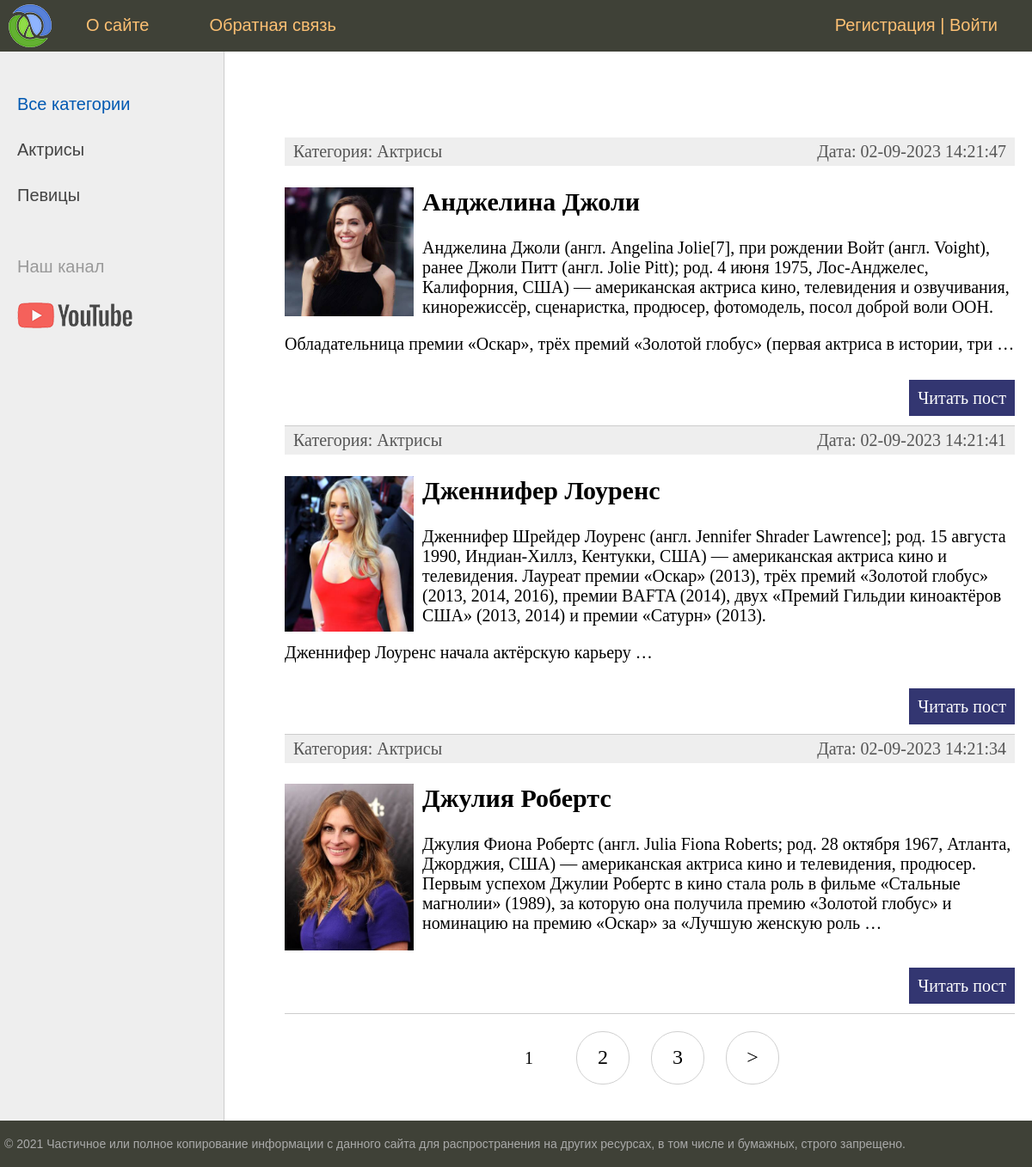
The page / on the database its author committed.
### women/models.py (models this page shows, shortened)
class Category(models.Model):
    name = models.CharField(max_length=100, db_index=True, verbose_name="Категория")
    slug = models.SlugField(max_length=100, unique=True, verbose_name="URL")
    def __str__(self):
        return self.name
    def get_absolute_url(self):
        return reverse("category", kwargs={"cat_slug": self.slug})
    class Meta:
        verbose_name = "Категория"
        verbose_name_plural = "Категории"
        ordering = ['id']

class Women(models.Model):
    title = models.CharField(max_length=255, verbose_name="Заголовок")
    slug = models.SlugField(max_length=255, unique=True, db_index=True, verbose_name="URL")
    content = models.TextField(blank=True, verbose_name="Текст статьи")
    photo = models.ImageField(upload_to="photos/%Y/%m/%d/", verbose_name="Фото")
    time_create = models.DateTimeField(auto_now_add=True, verbose_name="Время создания")
    time_update = models.DateTimeField(auto_now=True, verbose_name="Время изменения")
    is_published = models.BooleanField(default=True, verbose_name="Опубликовано")
    cat = models.ForeignKey('Category', on_delete=models.PROTECT, verbose_name="Категория")
    def get_absolute_url(self):
        return reverse("post", kwargs={"post_slug": self.slug})
    class Meta:
        verbose_name = "Известные женщины"
        verbose_name_plural = "Известные женщины"
        ordering = ['id']

### women/views.py (the view)
# urls.py: path('', WomenHome.as_view(), name='home'),
class WomenHome(DataMixin, ListView):
    model = Women
    template_name = 'women/index.html'
    context_object_name = 'posts'
    def get_context_data(self, *, object_list=None, **kwargs):
        context = super().get_context_data(**kwargs)
        c_def = self.get_user_context(title='Главная страница')
        return dict(list(context.items()) + list(c_def.items()))
    def get_queryset(self) -> QuerySet[Any]:
        return Women.objects.filter(is_published=True)

### women/utils.py (called while the page is built)
    def get_user_context(self, **kwargs):
        context = kwargs
        cats = Category.objects.annotate(Count('women'))
        context['cats'] = cats
        if 'cat_selected' not in context:
            context['cat_selected'] = 0
        user_menu = menu.copy()
        if not self.request.user.is_authenticated:
            user_menu.pop(1)
        context['menu'] = user_menu
        return context

### women/templates/women/index.html (shortened to what this page needs)
{% extends 'women/base.html' %}
{% block content %}
<ul class="list-articles">
	{% for p in posts %}
			<li>
				<div class="article-panel">
					<p class="first">Категория: {{p.cat}}</p>
					<p class="last">Дата: {{p.time_update|date:"d-m-Y H:i:s"}}</p>
				</div>
				{% if p.photo %}
				<div class="article-photo">
					<p><img class="img-article-left thumb" src="{{p.photo.url}}"></p>
				{% endif %}
				<h2>{{p.title}}</h2>
				{% autoescape on %}
				{{p.content|linebreaks|truncatewords:50}}
				{% endautoescape %}
					<p class="link-read-post"><a href="{{ p.get_absolute_url }}">Читать пост</a></p>
			</li>
	{% endfor %}
</ul>
{% endblock %}

### women/templates/women/base.html (shortened to what this page needs)
{% load static %}
{% load women_tags %}
<!DOCTYPE html>
<html>
<head>
	<link type="text/css" href="{% static 'women/css/styles.css' %}" rel="stylesheet" />
</head>
<body>
<table class="table-page" border=0 cellpadding="0" cellspacing="0">
<tr><td valign=top>
{% block mainmenu %}
		<div class="header">
			<ul id="mainmenu" class="mainmenu">
				<li class="logo"><a href="{% url 'home' %}"><div class="logo"></div></a></li>
				{% for m in menu %}
					<li><a href="{% url m.url_name %}">{{m.title}}</a></li>
				{% endfor %}
				<li class="last">
				{% if request.user.is_authenticated %}
					{{user.username}} | <a href="{% url 'logout' %}">Выйти</a>
				{% else %}
					<a href="{% url 'register' %}">Регистрация</a> | <a href="{% url 'login' %}">Войти</a>
				{% endif %}
				</li>
			</ul>
		</div>
{% endblock mainmenu %}
<table class="table-content" border=0 cellpadding="0" cellspacing="0">
<tr>
	<td valign="top" class="left-chapters">
	<ul id="leftchapters">
		{% if cat_selected == 0 %}
			<li class="selected">Все категории</li>
		{% else %}
			<li><a href="{% url 'home' %}">Все категории</a></li>
		{% endif %}
		{% for c in cats %}
		{% if c.women__count > 0 %}
			{% if c.pk == cat_selected %}
				<li class="selected">{{c.name}}</li>
			{% else %}
				<li><a href="{{ c.get_absolute_url }}">{{c.name}}</a></li>
			{% endif %}
		{% endif %}
		{% endfor %}
		<li class="share">
		<p>Наш канал</p>
		<a class="share-yt" href="https://www.youtube.com/channel/UClJzWfGWuGJL2t-3dYKcHTA/playlists" target="_blank" rel="nofollow"></a>
		</li>
	</ul>
</td>
<td valign="top" class="content">
	<div class="content-text">
	{% block content %}
	{% endblock %}
	{% if page_obj.has_other_pages %}
	<nav class="list-pages">
		<ul>
			{% for p in paginator.page_range %}
			{% if page_obj.number == p %}
			<li class="page-num page-num-selected"> {{ p }}</li>
			{% elif p >= page_obj.number|add:-2 and p <= page_obj.number|add:2 %}
			<li class="page-num">
				<a href="?page={{ p }}"> {{ p }}</a>
			</li>
			{% endif %}
			{% endfor %}
			{% if page_obj.has_next %}
			<li class="page-num">
				<a href="?page={{ page_obj.next_page_number }}">&gt;</a>
			</li>
			{% endif %}
		</ul>
	</nav>
	{% endif %}
	</div>
</td></tr></table>
</td></tr>
<tr><td valign=top>
	<div id="footer">
		<p>&copy; 2021 Частичное или полное копирование информации с данного сайта для распространения на других ресурсах, в том числе и бумажных, строго запрещено.</p>
	</div>
</td></tr></table>
</body>
</html>

### women/static/women/css/styles.css (style rules this page uses)
html, body { font-family: 'Arial'; margin: 0; padding: 0; height: 100%; width: 100%; color: #444; }
a { color: #0059b2; text-decoration: none; }
img { max-width: 600px; height: auto; }
img.img-article-left { max-width: 300px; height: auto; float: left; padding: 0 10px 10px 0; }
img.img-article-left.thumb { max-width: 150px; height: auto; }
p.link-read-post { text-align: right; }
p.link-read-post a { padding: 10px; min-width: 100px; background: #333671; color: #fff; text-decoration: none; }
div.article-panel { background: #eee; padding: 5px 10px 5px 10px; box-sizing: border-box; overflow: hidden; color: #555; }
div.article-panel p.first { margin: 0; float: left; }
div.article-panel p.last { margin: 0; float: right; }
ul.list-articles { list-style: none; margin: 0; padding: 0; }
ul.list-articles li { border-bottom: 1px solid #ccc; }
.table-page { width: 100%; height: 100%; vertical-align: top; }
.table-page tr { height: 100%; }
.header { background: #3F4137; height: 60px; }
.logo { background: url('../images/logo.png') no-repeat 10px 5px; width: 70px; height: 60px; }
ul.mainmenu { list-style: none; margin: 0; padding: 0; height: 60px; color: #fdc073; font-size: 20px; overflow: hidden; }
ul.mainmenu li { float: left; margin: 18px 40px 0 30px; }
ul.mainmenu li.logo { margin: 0; }
ul.mainmenu li.last { float: right; }
ul.mainmenu li a { color: #fdc073; text-decoration: none; }
.table-content { width: 100%; min-height: 100%; height: 100%; }
.left-chapters { margin: 0; background: #eee; border-right: 1px solid #ccc; min-height: 100%; }
.left-chapters ul { width: 230px; min-height: 100%; margin: 0; padding: 20px 10px 10px 20px; list-style: none; font-size: 20px; }
.left-chapters ul li { margin: 30px 0 0 0; color: #999; }
.left-chapters ul li.selected { color: #0059b2; }
.left-chapters ul li a { color: #444; text-decoration: none; }
.left-chapters ul li.share { margin: 60px 0 0 0; }
.left-chapters ul li.share p { margin: 30px 0 30px 0; }
.left-chapters ul li.share a { display: inline-block; width: 40px; height: 40px; margin: 0 20px 0 0; }
.left-chapters ul li.share a.share-yt { width: 100%; height: 30px; background: url('../images/share_yt.png') no-repeat 0 0 }
.content { padding: 40px 20px 20px 40px; width: 100%; box-sizing: border-box; }
.content-text { margin: 60px 0 0 30px; color: #000; font-size: 20px; font-family: Yandex Sans Display Light; }
#footer { box-sizing: border-box; background: #3F4137; padding: 5px; color: #aaa; font-size: 14px; font-family: Verdana, Geneva, Arial, Helvetica; text-align: left; overflow: hidden; }
.list-pages { text-align: center; margin: 0 0 20px 0; }
.list-pages ul { margin: 20px 0 0 0; padding: 0; list-style: none; }
.list-pages ul li { display: inline-block; margin: 0 20px 0 0; }
.list-pages a { color: #000; font-size: 24px; text-decoration: none; }
.list-pages .page-num, .page-num-selected { display: inline-block; width: 60px; height: 44px; padding: 16px 0 0 0; border: 1px solid #d0d0d0; border-radius: 30px; }
.list-pages .page-num-selected { border: none; color: #000; font-size: 20px; }

### rows shown on the page
Category: name "Актрисы"
Category: name "Певицы"
Women: cat "Актрисы", time_update "02-09-2023 14:21:47", photo (picture), title "Анджелина Джоли", content "Анджелина Джоли (англ. Angelina Jolie[7], при рождении Войт (англ. Voight), ранее Джоли Питт (англ. Jolie Pitt); род. 4 июня 1975, Лос-Анджелес, Калифорния, США) — американская актриса кино, телевидения и озвучивания, кинорежиссёр, сценаристка, продюсер, фотомодель, посол доброй воли ООН. Обладательница премии «Оскар», трёх премий «Золотой глобус» (первая актриса в истории, три …"
Women: cat "Актрисы", time_update "02-09-2023 14:21:41", photo (picture), title "Дженнифер Лоуренс", content "Дженнифер Шрейдер Лоуренс (англ. Jennifer Shrader Lawrence]; род. 15 августа 1990, Индиан-Хиллз, Кентукки, США) — американская актриса кино и телевидения. Лауреат премии «Оскар» (2013), трёх премий «Золотой глобус» (2013, 2014, 2016), премии BAFTA (2014), двух «Премий Гильдии киноактёров США» (2013, 2014) и премии «Сатурн» (2013). Дженнифер Лоуренс начала актёрскую карьеру …"
Women: cat "Актрисы", time_update "02-09-2023 14:21:34", photo (picture), title "Джулия Робертс", content "Джулия Фиона Робертс (англ. Julia Fiona Roberts; род. 28 октября 1967, Атланта, Джорджия, США) — американская актриса кино и телевидения, продюсер. Первым успехом Джулии Робертс в кино стала роль в фильме «Стальные магнолии» (1989), за которую она получила премию «Золотой глобус» и номинацию на премию «Оскар» за «Лучшую женскую роль …"

### other values the page prints
{{ m.title }} "О сайте" "Обратная связь"
{{ p }} "1"
{{ p }} "2" "3"
